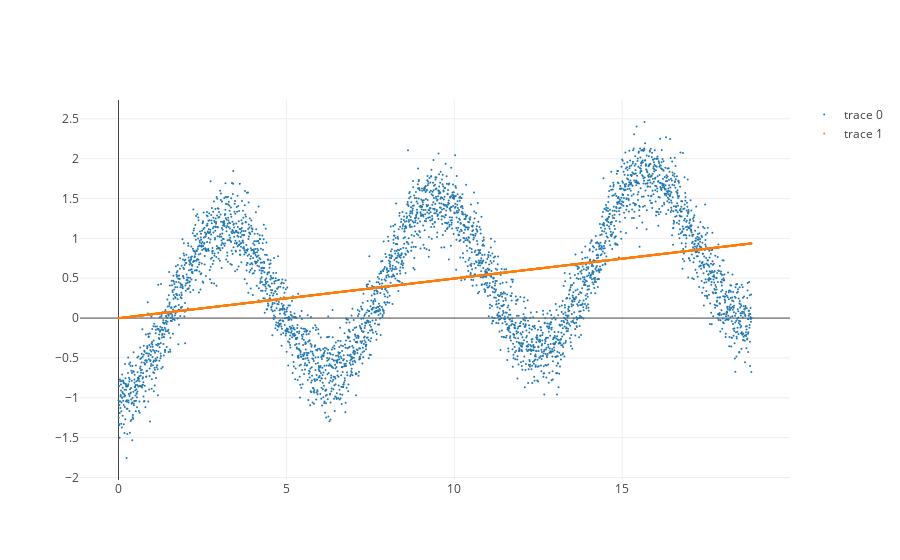

The notebook cell saved with this chart:
### Code cell
mychart(x,y,np.array(ypred))

### Figure 1 — Plotly figure (JSON) as saved in the notebook; plotly's stock layout.template omitted (floating-point values rounded to 4 significant figures; data arrays with more than 128 entries replaced by an {"elided": "..."} marker saying what was removed)
{"data": [{"marker": {"size": 2}, "mode": "markers", "type": "scatter", "uid": "7332b480-bada-11e8-857d-ed5d4f2f6c04", "x": {"elided": "4000 float values"}, "y": {"elided": "4000 float values"}}, {"marker": {"size": 2}, "mode": "markers", "type": "scatter", "uid": "7332b598-bada-11e8-857d-ed5d4f2f6c04", "x": {"elided": "4000 float values"}, "y": {"elided": "4000 float values"}}], "layout": {"yaxis": {"autorange": true}}}
